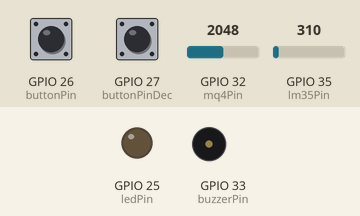
This sketch was run on a simulated ESP32. Parts: output pins drawn as LEDs (lit = HIGH), buzzer (waves = sounding, pin HIGH). The inputs (shaded band) are chosen by the test bench; at power-on: GPIO 26 (buttonPin) HIGH, GPIO 27 (buttonPinDec) HIGH, GPIO 32 (mq4Pin) = 2048, GPIO 35 (lm35Pin) = 310. WiFi joins after 1.5 s; servers stay silent unless stated; what the sketch prints to the serial monitor is not drawn.

Above: at 0.1 s.
At 2.15 s:
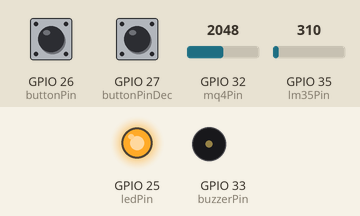
Timing chart, 0 to 3.8 s (numbered marks = the images above):
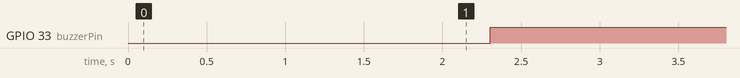

Measured:
- by itself, GPIO 33 (buzzerPin): LOW → HIGH at 2.3 s

The sketch:

smoke-fire-detection-system.ino
```cpp
#include <WiFi.h>
#include <WiFiClientSecure.h>
#include <UniversalTelegramBot.h>


// WiFi ayarları
const char* ssid = "Bakkalzade";
const char* password = "123456789";

// Telegram Bot Token
#define BOTtoken "7042774380:AAFfik-5hF_sWeN665j4YfsurvJSmjr53oA"

// WiFi ve Telegram nesneleri
WiFiClientSecure client;
UniversalTelegramBot bot(BOTtoken, client);

// Pin tanımlamaları
const int mq4Pin = 32;
const int lm35Pin = 35;
const int ledPin = 25;
const int buzzerPin = 33;
const int buttonPin = 26;     // Butonun bağlı olduğu GPIO pin numarası
const int buttonPinDec = 27;     // Butonun bağlı olduğu GPIO pin numarası


// Zaman kontrolü
unsigned long lastTime = 0;
unsigned long timerDelay = 5000; // 5 saniye

// Alarm durum değişkenleri
bool alarmState = false;
bool stopped = false;
unsigned long alarmTriggeredTime = 0;
unsigned long alarmMessageInterval = 10000; // 5 saniye
float temperature = 24;
int smokeValue = 0;

// Chat Id
String user_chat_id = "980015360";

void setup() {
  Serial.begin(115200);

  // Pin modları
  pinMode(ledPin, OUTPUT);
  pinMode(buzzerPin, OUTPUT);
  pinMode(mq4Pin, INPUT);
  pinMode(lm35Pin, INPUT);
  // Buton pinini giriş olarak ayarla ve dahili pull-up direncini etkinleştir
  pinMode(buttonPin, INPUT_PULLUP);
  pinMode(buttonPinDec, INPUT_PULLUP);


  // WiFi bağlantısı
  WiFi.begin(ssid, password);
  Serial.print("Connecting to WiFi ..");
  while (WiFi.status() != WL_CONNECTED) {
    delay(1000);
    Serial.print('.');
  }
  Serial.println(WiFi.localIP());
  digitalWrite(ledPin, HIGH);
  // digitalWrite(buzzerPin, HIGH);
  Serial.println("buzzer çalıştı");

client.setCACert(TELEGRAM_CERTIFICATE_ROOT); // Telegram SSL sertifikası

}

void loop() {
  // Duman ve sıcaklık sensörlerinden okuma
  smokeValue = analogRead(mq4Pin);
  smokeValue = smokeValue - 1300 <= 0 ? 0 : smokeValue - 1300;
  int tempValue = analogRead(lm35Pin);
  float voltage = tempValue * (3.3 / 4095.0);
  float sicaklik = voltage * 100.0;


  // Butonun durumunu oku
  int buttonState = digitalRead(buttonPin);
  int buttonStateDec = digitalRead(buttonPinDec);

  // Eğer butona basılmışsa
  if ((buttonState == LOW) && (temperature<100)) {
    temperature += 0.001856;
  }
  if ((buttonStateDec == LOW) && (temperature>0)){
    temperature -= 0.001798;
  }

  Serial.println(smokeValue);

  // Alarm kontrolü
  if ((smokeValue > 200 || temperature > 50) && !stopped) {
    if (!alarmState) {
      alarmState = true;
      alarmTriggeredTime = millis();
      sendTelegramAlert();
    } else if (millis() - alarmTriggeredTime >= alarmMessageInterval) {
      sendTelegramAlert();
      alarmTriggeredTime = millis();
    }
    digitalWrite(ledPin, HIGH);
    digitalWrite(buzzerPin, HIGH);
  } else {
    alarmState = false;
    digitalWrite(ledPin, LOW);
    digitalWrite(buzzerPin, LOW);
  }

  // Telegram mesaj kontrolü
  if (millis() > lastTime + timerDelay) {
    int numNewMessages = bot.getUpdates(bot.last_message_received + 1);
    while (numNewMessages) {
      handleNewMessages(numNewMessages);
      numNewMessages = bot.getUpdates(bot.last_message_received + 1);
    }
    lastTime = millis();
  }

}

void sendTelegramAlert() {
  String message = "ALARM! Smoke or fire is detected!";
  bot.sendMessage(user_chat_id, message, "");
}

void handleNewMessages(int numNewMessages) {
  for (int i = 0; i < numNewMessages; i++) {
    String chat_id = String(bot.messages[i].chat_id);
    user_chat_id = chat_id;
    String text = bot.messages[i].text;

    if (text == "/status") {
      String message = "Current Status:\n";
      message += "Smoke Value: " + String(smokeValue) + "\n";
      message += "Temperature: " + String(temperature)  + "°C";
      bot.sendMessage(chat_id, message, "");
    } else if (text == "/stop") {
      alarmState = false;
      stopped = true;
      digitalWrite(ledPin, LOW);
      digitalWrite(buzzerPin, LOW);
      bot.sendMessage(chat_id, "Alarm stopped.", "");
    }else if (text == "/reactivate"){
      stopped = false;
      bot.sendMessage(chat_id, "Reactivated.", "");
    }
    else if (text == "/start"){
      bot.sendMessage(chat_id, "Welcome to our next generation House Protector.\nPossible commands:\n-/status\n-/stop\n-/reactivate", "");
    }
    else if (text == ""){
    }
    else {
      bot.sendMessage(chat_id, "Unknown command: "+ text +". Possible commands:\n-/status\n-/stop\n-/reactivate", "");
    }
  }
}
```
